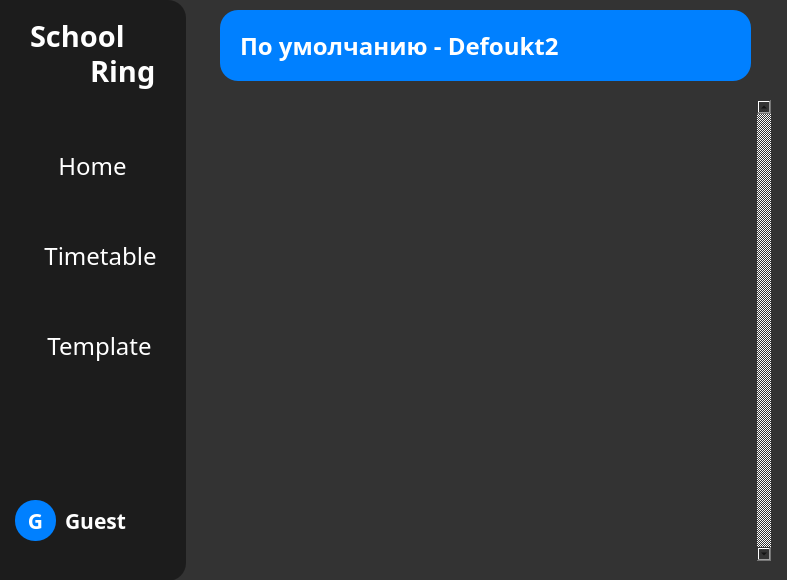
<?xml version="1.0" encoding="UTF-8"?>
<ui version="4.0">
 <class>MainWindow</class>
 <widget class="QMainWindow" name="MainWindow">
  <property name="enabled">
   <bool>true</bool>
  </property>
  <property name="geometry">
   <rect>
    <x>0</x>
    <y>0</y>
    <width>787</width>
    <height>580</height>
   </rect>
  </property>
  <property name="sizePolicy">
   <sizepolicy hsizetype="Minimum" vsizetype="Minimum">
    <horstretch>0</horstretch>
    <verstretch>0</verstretch>
   </sizepolicy>
  </property>
  <property name="minimumSize">
   <size>
    <width>1</width>
    <height>1</height>
   </size>
  </property>
  <property name="font">
   <font>
    <family>Montserrat Light</family>
    <pointsize>8</pointsize>
   </font>
  </property>
  <property name="windowTitle">
   <string>SchoolRing</string>
  </property>
  <property name="windowIcon">
   <iconset>
    <normaloff>../icons/main_icon.png</normaloff>../icons/main_icon.png</iconset>
  </property>
  <property name="iconSize">
   <size>
    <width>100</width>
    <height>100</height>
   </size>
  </property>
  <property name="animated">
   <bool>true</bool>
  </property>
  <widget class="QWidget" name="centralwidget">
   <property name="styleSheet">
    <string notr="true">background-color: 	#333333</string>
   </property>
   <widget class="QStackedWidget" name="stackedWidget">
    <property name="enabled">
     <bool>true</bool>
    </property>
    <property name="geometry">
     <rect>
      <x>20</x>
      <y>-10</y>
      <width>791</width>
      <height>596</height>
     </rect>
    </property>
    <property name="currentIndex">
     <number>2</number>
    </property>
    <widget class="QWidget" name="Home_page">
     <widget class="QLabel" name="nearest_label">
      <property name="geometry">
       <rect>
        <x>190</x>
        <y>30</y>
        <width>341</width>
        <height>101</height>
       </rect>
      </property>
      <property name="font">
       <font>
        <family>Yandex Sans Text</family>
        <pointsize>14</pointsize>
        <weight>75</weight>
        <bold>true</bold>
       </font>
      </property>
      <property name="styleSheet">
       <string notr="true">color: white;
background-color: #0080ff;
border-radius: 18;
</string>
      </property>
      <property name="text">
       <string>Через 5 мин прозвенит:  Sizor, Нечего ждать</string>
      </property>
      <property name="alignment">
       <set>Qt::AlignCenter</set>
      </property>
      <property name="wordWrap">
       <bool>true</bool>
      </property>
     </widget>
     <widget class="QScrollArea" name="scrollArea">
      <property name="geometry">
       <rect>
        <x>190</x>
        <y>160</y>
        <width>571</width>
        <height>371</height>
       </rect>
      </property>
      <property name="autoFillBackground">
       <bool>false</bool>
      </property>
      <property name="styleSheet">
       <string notr="true">background-color: rgba(0, 0, 0, 0)</string>
      </property>
      <property name="frameShadow">
       <enum>QFrame::Raised</enum>
      </property>
      <property name="lineWidth">
       <number>0</number>
      </property>
      <property name="midLineWidth">
       <number>0</number>
      </property>
      <property name="verticalScrollBarPolicy">
       <enum>Qt::ScrollBarAlwaysOff</enum>
      </property>
      <property name="horizontalScrollBarPolicy">
       <enum>Qt::ScrollBarAlwaysOn</enum>
      </property>
      <property name="sizeAdjustPolicy">
       <enum>QAbstractScrollArea::AdjustToContents</enum>
      </property>
      <property name="widgetResizable">
       <bool>true</bool>
      </property>
      <property name="alignment">
       <set>Qt::AlignCenter</set>
      </property>
      <widget class="QWidget" name="scrollAreaWidgetContents">
       <property name="geometry">
        <rect>
         <x>0</x>
         <y>0</y>
         <width>569</width>
         <height>352</height>
        </rect>
       </property>
       <layout class="QHBoxLayout" name="horizontalLayout_4"/>
      </widget>
     </widget>
     <widget class="QLabel" name="label_4">
      <property name="geometry">
       <rect>
        <x>340</x>
        <y>130</y>
        <width>291</width>
        <height>401</height>
       </rect>
      </property>
      <property name="text">
       <string/>
      </property>
      <property name="pixmap">
       <pixmap>../icons/main_window/home/background-image.png</pixmap>
      </property>
     </widget>
     <widget class="QLabel" name="today_label">
      <property name="geometry">
       <rect>
        <x>560</x>
        <y>30</y>
        <width>191</width>
        <height>101</height>
       </rect>
      </property>
      <property name="font">
       <font>
        <family>Yandex Sans Text</family>
        <pointsize>14</pointsize>
        <weight>75</weight>
        <bold>true</bold>
       </font>
      </property>
      <property name="styleSheet">
       <string notr="true">color: white;
background-color: #0080ff;
border-radius: 18;
</string>
      </property>
      <property name="text">
       <string>Понедельник
 12.11.2022</string>
      </property>
      <property name="alignment">
       <set>Qt::AlignCenter</set>
      </property>
      <property name="wordWrap">
       <bool>true</bool>
      </property>
     </widget>
     <zorder>label_4</zorder>
     <zorder>scrollArea</zorder>
     <zorder>nearest_label</zorder>
     <zorder>today_label</zorder>
    </widget>
    <widget class="QWidget" name="Timetable_page">
     <widget class="QLabel" name="label_66">
      <property name="geometry">
       <rect>
        <x>230</x>
        <y>20</y>
        <width>71</width>
        <height>31</height>
       </rect>
      </property>
      <property name="font">
       <font>
        <family>Yandex Sans Display Thin</family>
        <pointsize>16</pointsize>
        <weight>50</weight>
        <bold>false</bold>
       </font>
      </property>
      <property name="styleSheet">
       <string notr="true">color: white;
background-color: rgb(255,160,0, 0);
</string>
      </property>
      <property name="text">
       <string>Date</string>
      </property>
      <property name="alignment">
       <set>Qt::AlignCenter</set>
      </property>
      <property name="wordWrap">
       <bool>true</bool>
      </property>
     </widget>
     <widget class="QLabel" name="label_102">
      <property name="geometry">
       <rect>
        <x>490</x>
        <y>20</y>
        <width>111</width>
        <height>31</height>
       </rect>
      </property>
      <property name="font">
       <font>
        <family>Yandex Sans Display Thin</family>
        <pointsize>16</pointsize>
        <weight>50</weight>
        <bold>false</bold>
       </font>
      </property>
      <property name="styleSheet">
       <string notr="true">color: white;
background-color: rgb(255,160,0, 0);
</string>
      </property>
      <property name="text">
       <string>Template</string>
      </property>
      <property name="alignment">
       <set>Qt::AlignCenter</set>
      </property>
      <property name="wordWrap">
       <bool>true</bool>
      </property>
     </widget>
     <widget class="QPushButton" name="ADD_schedule_button">
      <property name="geometry">
       <rect>
        <x>210</x>
        <y>520</y>
        <width>161</width>
        <height>31</height>
       </rect>
      </property>
      <property name="font">
       <font>
        <family>Yandex Sans Text</family>
        <pointsize>16</pointsize>
        <weight>75</weight>
        <bold>true</bold>
       </font>
      </property>
      <property name="cursor">
       <cursorShape>PointingHandCursor</cursorShape>
      </property>
      <property name="styleSheet">
       <string notr="true">border-radius : 10; 
border : 0px solid white;
background-color: #0080ff;
color: white</string>
      </property>
      <property name="text">
       <string>Add</string>
      </property>
     </widget>
     <widget class="QPushButton" name="DELETE_schedule_button">
      <property name="geometry">
       <rect>
        <x>430</x>
        <y>520</y>
        <width>161</width>
        <height>31</height>
       </rect>
      </property>
      <property name="font">
       <font>
        <family>Yandex Sans Text</family>
        <pointsize>16</pointsize>
        <weight>75</weight>
        <bold>true</bold>
       </font>
      </property>
      <property name="cursor">
       <cursorShape>PointingHandCursor</cursorShape>
      </property>
      <property name="styleSheet">
       <string notr="true">border-radius : 10; 
border : 0px solid white;
background-color: #0080ff;
color: white</string>
      </property>
      <property name="text">
       <string>Delete</string>
      </property>
     </widget>
     <widget class="QScrollArea" name="scrollArea_2">
      <property name="geometry">
       <rect>
        <x>180</x>
        <y>70</y>
        <width>571</width>
        <height>411</height>
       </rect>
      </property>
      <property name="frameShadow">
       <enum>QFrame::Raised</enum>
      </property>
      <property name="widgetResizable">
       <bool>true</bool>
      </property>
      <widget class="QWidget" name="scrollAreaWidgetContents_2">
       <property name="geometry">
        <rect>
         <x>0</x>
         <y>0</y>
         <width>569</width>
         <height>409</height>
        </rect>
       </property>
      </widget>
     </widget>
    </widget>
    <widget class="QWidget" name="Template_page">
     <widget class="QScrollArea" name="scrollArea_5">
      <property name="geometry">
       <rect>
        <x>180</x>
        <y>110</y>
        <width>571</width>
        <height>461</height>
       </rect>
      </property>
      <property name="styleSheet">
       <string notr="true">background-color: rgba(0, 0, 0, 0)</string>
      </property>
      <property name="frameShape">
       <enum>QFrame::NoFrame</enum>
      </property>
      <property name="lineWidth">
       <number>0</number>
      </property>
      <property name="verticalScrollBarPolicy">
       <enum>Qt::ScrollBarAlwaysOn</enum>
      </property>
      <property name="horizontalScrollBarPolicy">
       <enum>Qt::ScrollBarAlwaysOff</enum>
      </property>
      <property name="widgetResizable">
       <bool>true</bool>
      </property>
      <widget class="QWidget" name="scrollAreaWidgetContents_5">
       <property name="geometry">
        <rect>
         <x>0</x>
         <y>0</y>
         <width>554</width>
         <height>461</height>
        </rect>
       </property>
       <layout class="QGridLayout" name="gridLayout_2"/>
      </widget>
     </widget>
     <widget class="QFrame" name="frame">
      <property name="geometry">
       <rect>
        <x>200</x>
        <y>20</y>
        <width>531</width>
        <height>71</height>
       </rect>
      </property>
      <property name="styleSheet">
       <string notr="true">color: white;
background-color: #0080ff;
border-radius: 18;
</string>
      </property>
      <property name="frameShape">
       <enum>QFrame::StyledPanel</enum>
      </property>
      <property name="frameShadow">
       <enum>QFrame::Raised</enum>
      </property>
      <widget class="QPushButton" name="edit_defoult_button">
       <property name="geometry">
        <rect>
         <x>460</x>
         <y>0</y>
         <width>61</width>
         <height>61</height>
        </rect>
       </property>
       <property name="cursor">
        <cursorShape>PointingHandCursor</cursorShape>
       </property>
       <property name="text">
        <string/>
       </property>
       <property name="icon">
        <iconset>
         <normaloff>../icons/main_window/templte/edit_2.png</normaloff>../icons/main_window/templte/edit_2.png</iconset>
       </property>
       <property name="iconSize">
        <size>
         <width>50</width>
         <height>50</height>
        </size>
       </property>
      </widget>
      <widget class="QLabel" name="label">
       <property name="geometry">
        <rect>
         <x>20</x>
         <y>20</y>
         <width>421</width>
         <height>31</height>
        </rect>
       </property>
       <property name="font">
        <font>
         <family>Yandex Sans Display Bold</family>
         <pointsize>18</pointsize>
         <weight>75</weight>
         <bold>true</bold>
        </font>
       </property>
       <property name="styleSheet">
        <string notr="true">color: white</string>
       </property>
       <property name="text">
        <string>По умолчанию - Defoukt2</string>
       </property>
      </widget>
     </widget>
     <widget class="QLabel" name="label_2">
      <property name="geometry">
       <rect>
        <x>540</x>
        <y>330</y>
        <width>261</width>
        <height>261</height>
       </rect>
      </property>
      <property name="text">
       <string/>
      </property>
      <property name="pixmap">
       <pixmap>../icons/main_window/templte/background-4.png</pixmap>
      </property>
     </widget>
     <zorder>label_2</zorder>
     <zorder>scrollArea_5</zorder>
     <zorder>frame</zorder>
    </widget>
   </widget>
   <widget class="QFrame" name="menu">
    <property name="enabled">
     <bool>true</bool>
    </property>
    <property name="geometry">
     <rect>
      <x>-35</x>
      <y>0</y>
      <width>221</width>
      <height>581</height>
     </rect>
    </property>
    <property name="styleSheet">
     <string notr="true">border-radius: 18;
background-color: #1C1C1C
</string>
    </property>
    <property name="frameShape">
     <enum>QFrame::StyledPanel</enum>
    </property>
    <property name="frameShadow">
     <enum>QFrame::Raised</enum>
    </property>
    <widget class="QPushButton" name="login_button_cerkle">
     <property name="geometry">
      <rect>
       <x>50</x>
       <y>500</y>
       <width>41</width>
       <height>41</height>
      </rect>
     </property>
     <property name="font">
      <font>
       <family>Yandex Sans Text</family>
       <pointsize>16</pointsize>
       <weight>75</weight>
       <bold>true</bold>
      </font>
     </property>
     <property name="cursor">
      <cursorShape>PointingHandCursor</cursorShape>
     </property>
     <property name="styleSheet">
      <string notr="true">border-radius : 20; 
border : 0px solid white;
background-color: #0080ff;
color: white</string>
     </property>
     <property name="text">
      <string>G</string>
     </property>
    </widget>
    <widget class="QLabel" name="label_13">
     <property name="geometry">
      <rect>
       <x>65</x>
       <y>20</y>
       <width>96</width>
       <height>31</height>
      </rect>
     </property>
     <property name="font">
      <font>
       <family>Yandex Sans Text Bold</family>
       <pointsize>22</pointsize>
       <weight>75</weight>
       <bold>true</bold>
      </font>
     </property>
     <property name="styleSheet">
      <string notr="true">color: white;
background-color: #1C1C1C</string>
     </property>
     <property name="text">
      <string>School</string>
     </property>
    </widget>
    <widget class="QLabel" name="label_14">
     <property name="geometry">
      <rect>
       <x>125</x>
       <y>50</y>
       <width>66</width>
       <height>41</height>
      </rect>
     </property>
     <property name="font">
      <font>
       <family>Yandex Sans Text Bold</family>
       <pointsize>22</pointsize>
       <weight>75</weight>
       <bold>true</bold>
      </font>
     </property>
     <property name="styleSheet">
      <string notr="true">color: white;
background-color: #1C1C1C</string>
     </property>
     <property name="text">
      <string>Ring</string>
     </property>
    </widget>
    <widget class="QPushButton" name="login_button_text">
     <property name="geometry">
      <rect>
       <x>100</x>
       <y>500</y>
       <width>111</width>
       <height>41</height>
      </rect>
     </property>
     <property name="font">
      <font>
       <family>Yandex Sans Text</family>
       <pointsize>16</pointsize>
       <weight>75</weight>
       <italic>false</italic>
       <bold>true</bold>
      </font>
     </property>
     <property name="cursor">
      <cursorShape>PointingHandCursor</cursorShape>
     </property>
     <property name="focusPolicy">
      <enum>Qt::ClickFocus</enum>
     </property>
     <property name="contextMenuPolicy">
      <enum>Qt::CustomContextMenu</enum>
     </property>
     <property name="layoutDirection">
      <enum>Qt::LeftToRight</enum>
     </property>
     <property name="styleSheet">
      <string notr="true">color: white;
text-align: left</string>
     </property>
     <property name="text">
      <string>Guest</string>
     </property>
    </widget>
    <widget class="QWidget" name="layoutWidget">
     <property name="geometry">
      <rect>
       <x>70</x>
       <y>150</y>
       <width>92</width>
       <height>31</height>
      </rect>
     </property>
     <layout class="QHBoxLayout" name="horizontalLayout">
      <item>
       <widget class="QLabel" name="label_8">
        <property name="text">
         <string/>
        </property>
        <property name="pixmap">
         <pixmap>../icons/main_window/home/home.png</pixmap>
        </property>
       </widget>
      </item>
      <item>
       <widget class="QPushButton" name="home_button">
        <property name="font">
         <font>
          <family>Yandex Sans Display Light</family>
          <pointsize>18</pointsize>
          <weight>50</weight>
          <italic>false</italic>
          <bold>false</bold>
         </font>
        </property>
        <property name="cursor">
         <cursorShape>PointingHandCursor</cursorShape>
        </property>
        <property name="styleSheet">
         <string notr="true">color: white</string>
        </property>
        <property name="text">
         <string>Home</string>
        </property>
       </widget>
      </item>
     </layout>
    </widget>
    <widget class="QWidget" name="layoutWidget">
     <property name="geometry">
      <rect>
       <x>60</x>
       <y>240</y>
       <width>132</width>
       <height>31</height>
      </rect>
     </property>
     <layout class="QHBoxLayout" name="horizontalLayout_2">
      <item>
       <widget class="QLabel" name="label_9">
        <property name="text">
         <string/>
        </property>
        <property name="pixmap">
         <pixmap>../icons/main_window/home/timetable.png</pixmap>
        </property>
       </widget>
      </item>
      <item>
       <widget class="QPushButton" name="timetable_button">
        <property name="font">
         <font>
          <family>Yandex Sans Display Light</family>
          <pointsize>18</pointsize>
          <weight>50</weight>
          <italic>false</italic>
          <bold>false</bold>
         </font>
        </property>
        <property name="cursor">
         <cursorShape>PointingHandCursor</cursorShape>
        </property>
        <property name="styleSheet">
         <string notr="true">color: white</string>
        </property>
        <property name="text">
         <string>Timetable</string>
        </property>
       </widget>
      </item>
     </layout>
    </widget>
    <widget class="QWidget" name="layoutWidget">
     <property name="geometry">
      <rect>
       <x>60</x>
       <y>330</y>
       <width>127</width>
       <height>31</height>
      </rect>
     </property>
     <layout class="QHBoxLayout" name="horizontalLayout_3">
      <item>
       <widget class="QLabel" name="label_3">
        <property name="text">
         <string/>
        </property>
        <property name="pixmap">
         <pixmap>../icons/main_window/home/template.png</pixmap>
        </property>
       </widget>
      </item>
      <item>
       <widget class="QPushButton" name="template_button">
        <property name="sizePolicy">
         <sizepolicy hsizetype="Fixed" vsizetype="Fixed">
          <horstretch>0</horstretch>
          <verstretch>0</verstretch>
         </sizepolicy>
        </property>
        <property name="font">
         <font>
          <family>Yandex Sans Display Light</family>
          <pointsize>18</pointsize>
          <weight>50</weight>
          <italic>false</italic>
          <bold>false</bold>
         </font>
        </property>
        <property name="cursor">
         <cursorShape>PointingHandCursor</cursorShape>
        </property>
        <property name="styleSheet">
         <string notr="true">color: white</string>
        </property>
        <property name="text">
         <string>Template</string>
        </property>
       </widget>
      </item>
     </layout>
    </widget>
   </widget>
  </widget>
 </widget>
 <resources/>
 <connections/>
</ui>
